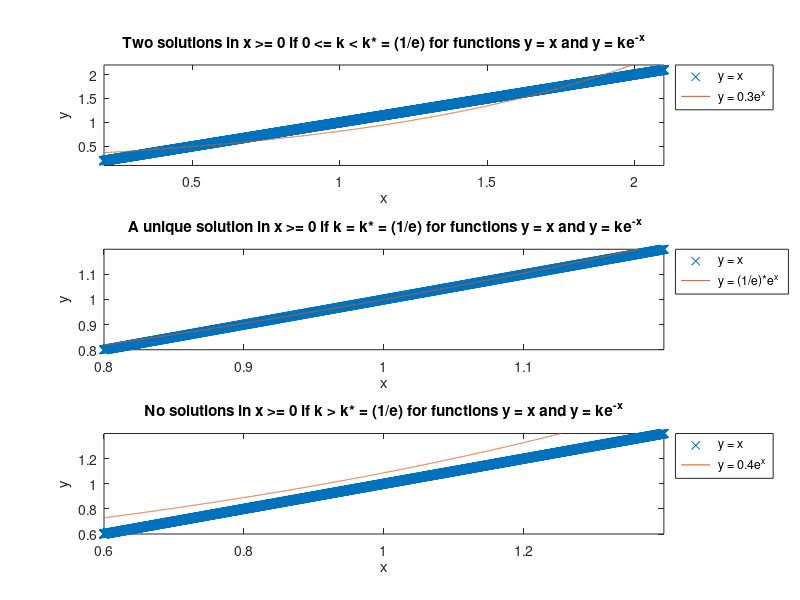

The MATLAB script that drew this image:
%Same plots as the earlier plots but with bespoke axes so that the intersections and skew functions are more clear while the previous sets of plots provide a more general view.
x = linspace( 0, 100, 1000000 );
figure(3)
clf(3)

subplot( 3, 1, 1 )
plot( x, x, 'x', x , 0.3*exp(x) )
axis ([0.2 2.1 0.1 2.2])
xlabel('x'), ylabel( 'y' )
title( 'Two solutions in x >= 0 if 0 <= k < k* = (1/e) for functions y = x and y = ke^{-x}' );
legend (' y = x ', ' y = 0.3e^{x} ', 'Location', 'BestOutside' )

subplot( 3, 1, 2 )
plot( x, x, 'x' ), hold on, plot( x , (1/(exp(1))*exp(x) ))
axis ([0.8 1.2 0.8 1.2])
xlabel('x'), ylabel( 'y' )
title(' A unique solution in x >= 0 if k = k* = (1/e) for functions y = x and y = ke^{-x}');
legend (' y = x ', ' y = (1/e)*e^{x} ', 'Location', 'BestOutside' )

subplot( 3, 1, 3 )
plot( x, x, 'x' ), hold on, plot( x , 0.4*exp(x) )
axis ([0.6 1.4 0.6 1.4])
xlabel( 'x' ), ylabel( 'y' )
title( 'No solutions in x >= 0 if k > k* = (1/e) for functions y = x and y = ke^{-x}' );
legend (' y = x ', ' y = 0.4e^{x} ', 'Location', 'BestOutside' )